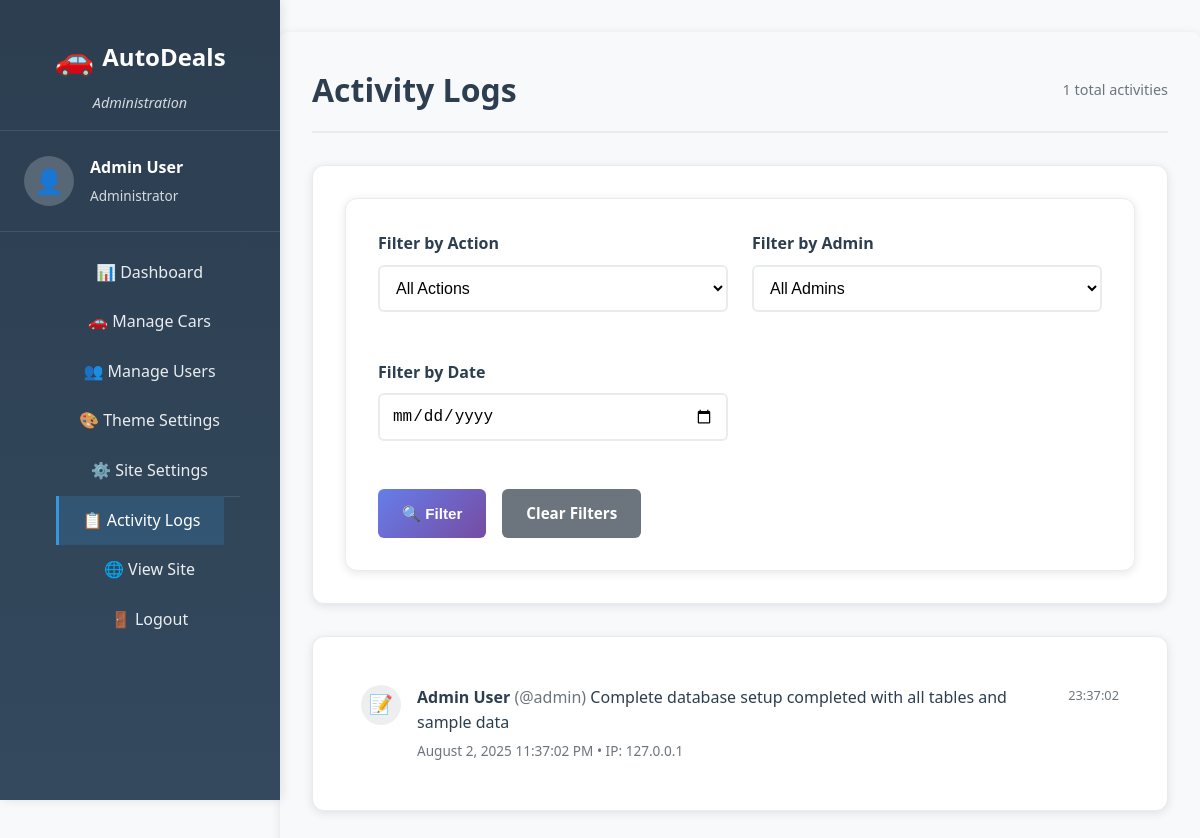
The app's page /public_html/admin/logs.php (signed in) with its own data.
### tables this page shows
CREATE TABLE IF NOT EXISTS users (
    id INT(11) NOT NULL AUTO_INCREMENT,
    username VARCHAR(50) NOT NULL UNIQUE,
    email VARCHAR(100) NOT NULL UNIQUE,
    password VARCHAR(255) NOT NULL,
    first_name VARCHAR(50) DEFAULT NULL,
    last_name VARCHAR(50) DEFAULT NULL,
    phone VARCHAR(20) DEFAULT NULL,
    role ENUM('user', 'admin') DEFAULT 'user',
    is_active TINYINT(1) DEFAULT 1,
    created_at TIMESTAMP DEFAULT CURRENT_TIMESTAMP,
    updated_at TIMESTAMP DEFAULT CURRENT_TIMESTAMP ON UPDATE CURRENT_TIMESTAMP,
    last_login TIMESTAMP NULL DEFAULT NULL,
    PRIMARY KEY (id),
    UNIQUE KEY unique_username (username),
    UNIQUE KEY unique_email (email),
    INDEX idx_username (username),
    INDEX idx_email (email),
    INDEX idx_role (role)
);

CREATE TABLE IF NOT EXISTS admin_activity_log (
    id INT(11) NOT NULL AUTO_INCREMENT,
    admin_user_id INT(11) NOT NULL,
    action VARCHAR(100) NOT NULL,
    target_type VARCHAR(50),
    target_id INT(11),
    details TEXT,
    ip_address VARCHAR(45),
    user_agent TEXT,
    created_at TIMESTAMP DEFAULT CURRENT_TIMESTAMP,
    PRIMARY KEY (id),
    FOREIGN KEY (admin_user_id) REFERENCES users(id) ON DELETE CASCADE,
    INDEX idx_admin_user (admin_user_id),
    INDEX idx_action (action),
    INDEX idx_created_at (created_at)
);

### php/session.php (called while the page is built, shortened)
<?php
require_once __DIR__ . '/config.php';
function isLoggedIn() {
    return isset($_SESSION['user_id']) && !empty($_SESSION['user_id']);
}
function getCurrentUser() {
    try {
        $connection = getDatabaseConnection();
        $query = "SELECT id, username, email, first_name, last_name, phone, created_at, last_login
                  FROM users
                  WHERE id = ? AND is_active = 1";
        $stmt = $connection->prepare($query);
        $stmt->bind_param("i", $_SESSION['user_id']);
        $stmt->execute();
        $result = $stmt->get_result();
        $user = $result->fetch_assoc();
        return $user;
    } catch (Exception $e) {
        error_log("Error fetching current user: " . $e->getMessage());
        return null;
    }
}
function getUserDisplayName() {
    $user = getCurrentUser();
    if ($user) {
        if (!empty($user['first_name']) && !empty($user['last_name'])) {
            return $user['first_name'] . ' ' . $user['last_name'];
        } elseif (!empty($user['first_name'])) {
            return $user['first_name'];
        } else {
            return $user['username'];
        }
    }
    return $_SESSION['username'] ?? '';
}
?>

### php/config.php (called while the page is built, shortened)
<?php
function sanitizeOutput($data) {
    return htmlspecialchars($data, ENT_QUOTES, 'UTF-8');
}
?>

### public_html/admin/logs.php (the view, shortened to what this page needs)
<?php
require_once '../../php/config.php';
$logs = [];
$page = max(1, intval($_GET['page'] ?? 1));
$per_page = 50;
$date_filter = $_GET['date'] ?? '';
$whereConditions = [];
$queryParams = [];
$paramTypes = '';
$whereClause = !empty($whereConditions) ? 'WHERE ' . implode(' AND ', $whereConditions) : '';
try {
    $connection = getDatabaseConnection();
    $countQuery = "SELECT COUNT(*) as total
                   FROM admin_activity_log aal
                   JOIN users u ON aal.admin_user_id = u.id
                   $whereClause";
    if (!empty($queryParams)) {
        $countStmt = $connection->prepare($countQuery);
        $countStmt->bind_param($paramTypes, ...$queryParams);
        $countStmt->execute();
        $countResult = $countStmt->get_result();
        $totalLogs = $countResult->fetch_assoc()['total'];
        $countStmt->close();
    } else {
        $countResult = $connection->query($countQuery);
        $totalLogs = $countResult->fetch_assoc()['total'];
    }
    $offset = ($page - 1) * $per_page;
    $query = "SELECT aal.*, u.username, u.first_name, u.last_name
              FROM admin_activity_log aal
              JOIN users u ON aal.admin_user_id = u.id
              $whereClause
              ORDER BY aal.created_at DESC
              LIMIT ? OFFSET ?";
    $finalParams = array_merge($queryParams, [$per_page, $offset]);
    $finalParamTypes = $paramTypes . 'ii';
    $stmt = $connection->prepare($query);
    if (!empty($finalParams)) {
        $stmt->bind_param($finalParamTypes, ...$finalParams);
    }
    $stmt->execute();
    $result = $stmt->get_result();
    while ($row = $result->fetch_assoc()) {
        $logs[] = $row;
    }
} catch (Exception $e) {
    error_log("Error getting activity logs: " . $e->getMessage());
    $error_message = "Failed to load activity logs.";
}
function getActionIcon($action) {
    $icons = [
        'login' => '🔐',
        'admin_login' => '🔐',
        'dashboard_access' => '📊',
        'create' => '➕',
        'update' => '✏️',
        'delete' => '🗑️',
        'update_setting' => '⚙️',
        'update_settings' => '⚙️',
    ];
    return $icons[$action] ?? '📝';
}
function getActionColor($action) {
    $colors = [
        'login' => '#28a745',
        'admin_login' => '#28a745',
        'create' => '#17a2b8',
        'update' => '#ffc107',
        'delete' => '#dc3545',
        'update_setting' => '#6f42c1',
        'update_settings' => '#6f42c1',
    ];
    return $colors[$action] ?? '#6c757d';
}
?>
<!DOCTYPE html>
<html lang="en">
<head>
    <link rel="stylesheet" href="../../css/theme-default.css" id="theme-link">
    <link rel="stylesheet" href="../admin-styles.css">
</head>
<body class="admin-body">
    <div class="admin-layout">
        <nav class="admin-sidebar">
            <div class="admin-sidebar-header">
                <div class="admin-logo">
                    <span class="logo-icon">🚗</span>
                    <span class="logo-text">AutoDeals</span>
                </div>
                <div class="admin-subtitle">Administration</div>
            </div>
            <div class="admin-user-info">
                <div class="admin-avatar">👤</div>
                <div class="admin-details">
                    <div class="admin-name"><?php echo sanitizeOutput(getUserDisplayName()); ?></div>
                    <div class="admin-role">Administrator</div>
                </div>
            </div>
            <ul class="admin-nav">
                <li><a href="dashboard.php">📊 Dashboard</a></li>
                <li><a href="cars.php">🚗 Manage Cars</a></li>
                <li><a href="users.php">👥 Manage Users</a></li>
                <li><a href="themes.php">🎨 Theme Settings</a></li>
                <li><a href="settings.php">⚙️ Site Settings</a></li>
                <li><a href="logs.php" class="active">📋 Activity Logs</a></li>
                <li class="nav-divider"></li>
                <li><a href="../index.html">🌐 View Site</a></li>
                <li><a href="../logout.php">🚪 Logout</a></li>
            </ul>
        </nav>
        <main class="admin-main">
            <div class="admin-header">
                <h1>Activity Logs</h1>
                <div class="admin-header-actions">
                    <span class="admin-time"><?php echo number_format($totalLogs ?? 0); ?> total activities</span>
                </div>
            </div>
            <div class="admin-section">
                <form method="GET" class="admin-form">
                    <div class="admin-form-row">
                        <div class="admin-form-group">
                            <label for="action">Filter by Action</label>
                            <select id="action" name="action">
                                <option value="">All Actions</option>
                            </select>
                        </div>
                        <div class="admin-form-group">
                            <label for="admin">Filter by Admin</label>
                            <select id="admin" name="admin">
                                <option value="">All Admins</option>
                            </select>
                        </div>
                        <div class="admin-form-group">
                            <label for="date">Filter by Date</label>
                            <input type="date" id="date" name="date" value="<?php echo sanitizeOutput($date_filter); ?>">
                        </div>
                    </div>
                    <div style="display: flex; gap: 1rem;">
                        <button type="submit" class="admin-btn admin-btn-primary">🔍 Filter</button>
                        <a href="logs.php" class="admin-btn admin-btn-secondary">Clear Filters</a>
                    </div>
                </form>
            </div>
            <div class="admin-section">
                <?php if (!empty($logs)): ?>
                    <div class="admin-activity-list">
                        <?php foreach ($logs as $log): ?>
                        <div class="activity-item">
                            <div class="activity-icon" style="background-color: <?php echo getActionColor($log['action']); ?>20;">
                                <?php echo getActionIcon($log['action']); ?>
                            </div>
                            <div class="activity-content">
                                <div class="activity-description">
                                    <strong><?php echo sanitizeOutput($log['first_name'] . ' ' . $log['last_name']); ?></strong>
                                    <span style="color: #6c757d;">(@<?php echo sanitizeOutput($log['username']); ?>)</span>
                                    <?php if ($log['details']): ?>
                                        <?php echo sanitizeOutput($log['details']); ?>
                                    <?php else: ?>
                                        <?php echo ucfirst(str_replace('_', ' ', $log['action'])); ?>
                                    <?php endif; ?>
                                </div>
                                <div class="activity-meta">
                                    <?php echo date('F j, Y g:i:s A', strtotime($log['created_at'])); ?>
                                    • IP: <?php echo sanitizeOutput($log['ip_address']); ?>
                                </div>
                            </div>
                            <div style="text-align: right; color: #6c757d; font-size: 0.8rem;">
                                <?php echo date('H:i:s', strtotime($log['created_at'])); ?>
                            </div>
                        </div>
                        <?php endforeach; ?>
                    </div>
                <?php endif; ?>
            </div>
        </main>
    </div>
</body>
</html>

### css/theme-default.css (style rules this page uses)
* { margin: 0; padding: 0; box-sizing: border-box; }
body { font-family: 'Arial', sans-serif; line-height: 1.6; color: #333; background-color: #f8f9fa; transition: all 0.3s ease; }
:root { --primary-color: #2c3e50; --secondary-color: #3498db; --accent-color: #e74c3c; --light-gray: #ecf0f1; --dark-gray: #34495e; --white: #ffffff; --text-dark: #2c3e50; --text-light: #7f8c8d; --background-color: #f8f9fa; --card-background: #ffffff; --border-color: #dee2e6; }
h1, h2, h3, h4, h5, h6 { color: var(--primary-color); margin-bottom: 1rem; font-weight: 600; }
h1 { font-size: 2.5rem; margin-bottom: 0.5rem; }
nav { background-color: var(--secondary-color); padding: 0; position: relative; }
nav ul { list-style: none; display: flex; justify-content: center; flex-wrap: wrap; max-width: 1200px; margin: 0 auto; }
nav li { margin: 0; }
nav a { display: block; color: var(--white); text-decoration: none; padding: 1rem 1.5rem; transition: background-color 0.3s ease; font-weight: 500; }
nav a.active { background-color: var(--accent-color); }
main { max-width: 1200px; margin: 2rem auto; padding: 0 2rem; background-color: var(--card-background); border-radius: 8px; box-shadow: 0 2px 10px rgba(0,0,0,0.1); min-height: 70vh; padding-top: 2rem; padding-bottom: 2rem; }
ul li { margin-bottom: 0.5rem; padding-left: 1rem; }
a { color: var(--secondary-color); text-decoration: none; }

### records on screen
users: sanitizeOutput(getUserDisplayName()) "Admin User"
admin_activity_log: action "📝", admin_user.last_name "Admin User", admin_user.username "admin", details "Complete database setup completed with all tables and sample data", created_at "August 2, 2025 11:37:02 PM", ip_address "127.0.0.1", created_at "23:37:02"

### other values on screen
$totalLogs "1"
